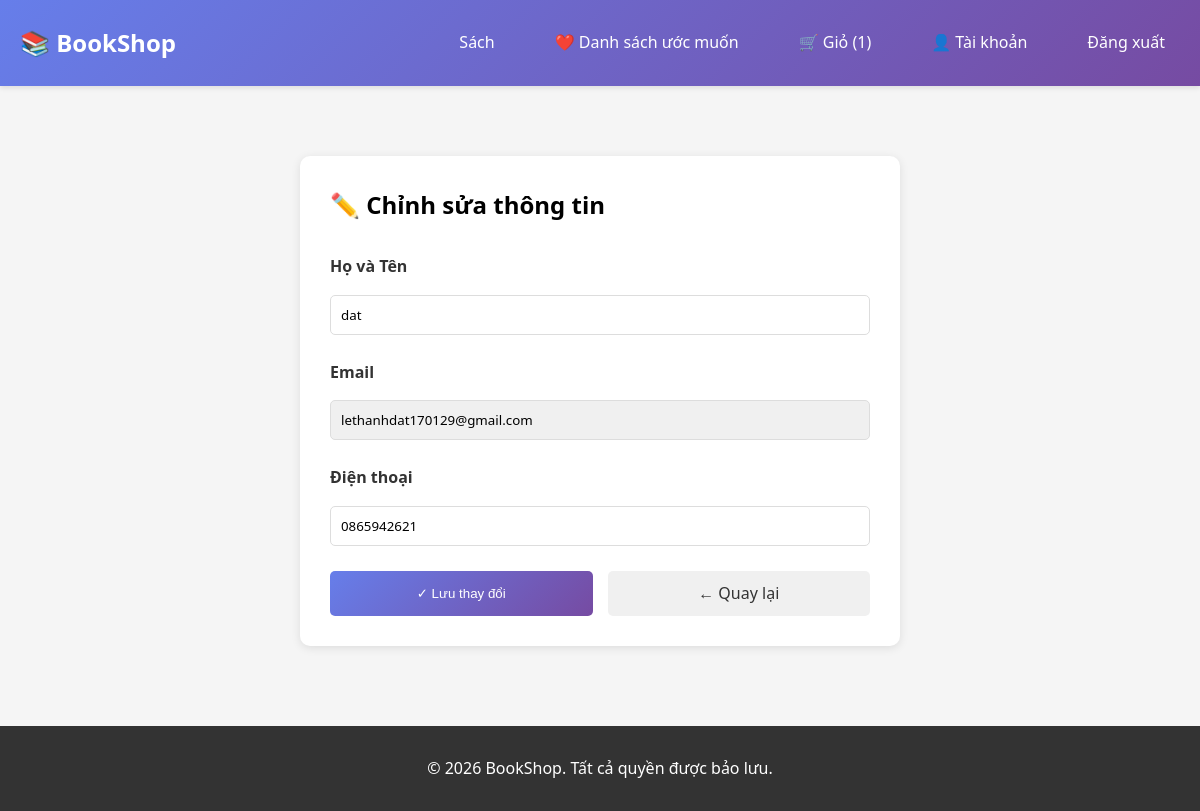
Screenshot of /account/edit/ (signed in) with the database file from the repository.
### core/models/customer.py (models this page shows, shortened)
class Customer(models.Model):
    id = models.AutoField(primary_key=True)
    name = models.CharField(max_length=255)
    email = models.EmailField(unique=True)
    password = models.CharField(max_length=255)
    phone = models.CharField(max_length=20, blank=True, null=True)
    address = models.ForeignKey('Address', on_delete=models.SET_NULL, null=True, blank=True)
    membership_level = models.ForeignKey('MembershipLevel', on_delete=models.SET_NULL, null=True, blank=True)
    created_at = models.DateTimeField(auto_now_add=True)
    loyalty_points = models.IntegerField(default=0)
    class Meta:
        app_label = 'core'
        db_table = 'core_customer'

### core/views.py (the view)
# urls.py: path('account/edit/', views.edit_account, name='edit_account'),
def edit_account(request):
    if 'customer_id' not in request.session:
        return redirect('core:login')
    try:
        customer = Customer.objects.get(id=request.session['customer_id'])
        if request.method == 'POST':
            customer.name = request.POST.get('name', customer.name)
            customer.phone = request.POST.get('phone', customer.phone)
            customer.save()
            return redirect('core:account_view')
        context = get_context(request)
        context.update({
            'customer': customer,
        })
        return render(request, 'core/edit_account.html', context)
    except Customer.DoesNotExist:
        return redirect('core:login')

### core/views.py (called while the page is built)
def get_context(request):
    context = {'is_logged_in': 'customer_id' in request.session}
    if 'customer_id' in request.session:
        try:
            customer = Customer.objects.get(id=request.session['customer_id'])
            context['customer'] = customer
            context['cart_count'] = CartItem.objects.filter(
                cart__customer=customer,
                cart__is_active=True
            ).count()
        except Customer.DoesNotExist:
            del request.session['customer_id']
    return context

### core/templates/core/edit_account.html (shortened to what this page needs)
{% extends "core/base.html" %}
{% block content %}
<div style="max-width: 600px; margin: 50px auto; background: white; padding: 30px; border-radius: 10px; box-shadow: 0 2px 10px rgba(0,0,0,0.1);">
    <h2 style="margin-bottom: 30px;">✏️ Chỉnh sửa thông tin</h2>
    <form method="POST">
        <div class="form-group">
            <label for="name">Họ và Tên</label>
            <input type="text" id="name" name="name" value="{{ customer.name }}" required>
        </div>
        <div class="form-group">
            <label for="email">Email</label>
            <input type="email" id="email" name="email" value="{{ customer.email }}" readonly style="background: #f0f0f0; cursor: not-allowed;">
        </div>
        <div class="form-group">
            <label for="phone">Điện thoại</label>
            <input type="text" id="phone" name="phone" value="{{ customer.phone|default:'' }}">
        </div>
        <div style="display: grid; grid-template-columns: 1fr 1fr; gap: 15px;">
            <button type="submit" class="btn">✓ Lưu thay đổi</button>
            <a href="{% url 'core:account_view' %}" class="btn" style="background: #f0f0f0; color: #333; text-decoration: none; text-align: center;">← Quay lại</a>
        </div>
    </form>
</div>
{% endblock %}

### core/templates/core/base.html (style rules this page uses)
* { margin: 0; padding: 0; box-sizing: border-box; }
body { font-family: 'Segoe UI', Tahoma, Geneva, Verdana, sans-serif; background-color: #f5f5f5; line-height: 1.6; }
button, .btn { background: linear-gradient(135deg, #667eea 0%, #764ba2 100%); color: white; border: none; padding: 10px 20px; border-radius: 5px; cursor: pointer; text-decoration: none; display: inline-block; transition: transform 0.2s, box-shadow 0.2s; }
input[type="text"], input[type="email"], input[type="password"], input[type="number"], select, textarea { width: 100%; padding: 10px; margin: 10px 0; border: 1px solid #ddd; border-radius: 5px; font-family: inherit; }
.form-group { margin-bottom: 15px; }
label { display: block; margin-bottom: 5px; font-weight: bold; color: #333; }

### rows the page displays
Customer: name "dat", email "lethanhdat170129@gmail.com", phone "0865942621"

### other values shown
{{ cart_count }} "1"
